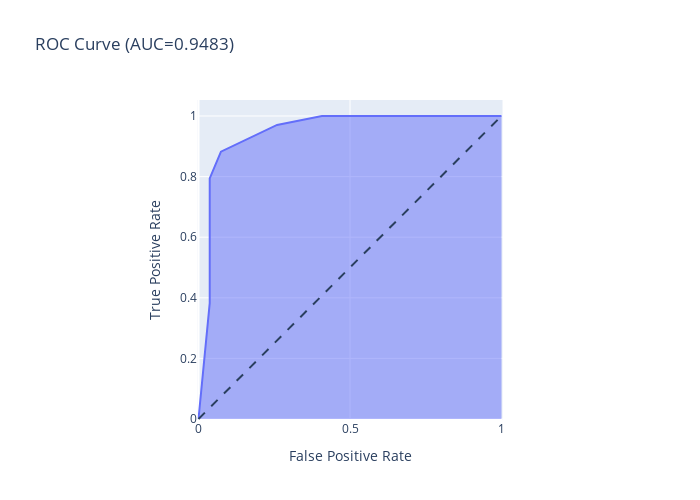

This figure's notebook cell:
### Code cell
# With the Confusion Matrix Graph done, the next step for evaluation is to graph out a Received Operator Characteristic (ROC) curve graph
# The logic, is with the Confusion Matrix Graph helped in making sure our Postivie predictions were high than Negative
# The ROC Curve graph will also aid in analyzing the difference between the Positive predictions
# I will also calculate the Area Under the Curve value (AUC)

# For this I will be using the ROC_Curve_Graph function I created earlier 
# The only parameters I will need will be the X_test and y_test values

ROC_Curve_Graph(X_test,y_test)

### Figure 1 — Plotly figure (JSON) as saved in the notebook; plotly's stock layout.template omitted (floating-point values rounded to 4 significant figures)
{"data": [{"fillpattern": {"shape": ""}, "hovertemplate": "False Positive Rate=%{x}<br>True Positive Rate=%{y}<extra></extra>", "legendgroup": "", "line": {"color": "#636efa"}, "marker": {"symbol": "circle"}, "mode": "lines", "name": "", "orientation": "v", "showlegend": false, "stackgroup": "1", "type": "scatter", "x": [0, 0.03704, 0.03704, 0.03704, 0.07407, 0.2593, 0.4074, 0.8148, 1], "xaxis": "x", "y": [0, 0.3824, 0.7353, 0.7941, 0.8824, 0.9706, 1, 1, 1], "yaxis": "y"}], "layout": {"height": 500, "legend": {"tracegroupgap": 0}, "shapes": [{"line": {"dash": "dash"}, "type": "line", "x0": 0, "x1": 1, "y0": 0, "y1": 1}], "title": {"text": "ROC Curve (AUC=0.9483)"}, "width": 700, "xaxis": {"anchor": "y", "constrain": "domain", "domain": [0, 1], "title": {"text": "False Positive Rate"}}, "yaxis": {"anchor": "x", "domain": [0, 1], "scaleanchor": "x", "scaleratio": 1, "title": {"text": "True Positive Rate"}}}}
